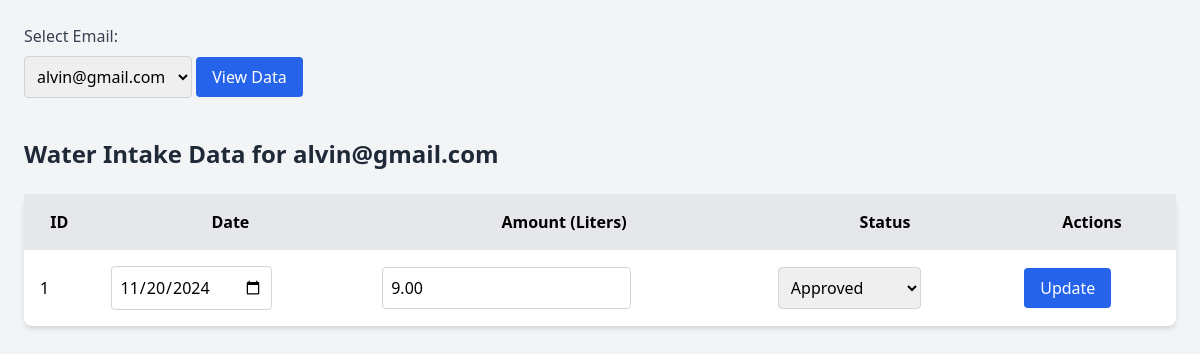
Screenshot of /doctor/water.php?email=alvin@gmail.com (signed in) with the database file from the repository.
### tables this page shows
CREATE TABLE `water_intake_data` (
  `id` int NOT NULL,
  `date` date NOT NULL,
  `amount` decimal(5,2) NOT NULL,
  `email` varchar(255) NOT NULL,
  `status` enum('approved','fair','not approved') DEFAULT 'fair'
);

### doctor/water.php (the view, shortened to what this page needs)
<?php
$host = 'localhost';
$username = 'root';
$password = '';
$dbname = 'nour';
$conn = new mysqli($host, $username, $password, $dbname);
$query = "SELECT DISTINCT email FROM water_intake_data";
$result = $conn->query($query);
$emails = [];
if ($result) {
    while ($row = $result->fetch_assoc()) {
        $emails[] = $row['email'];
    }
}
$data = [];
if (isset($_GET['email'])) {
    $selected_email = $_GET['email'];
    $query = "SELECT * FROM water_intake_data WHERE email = ?";
    $stmt = $conn->prepare($query);
    $stmt->bind_param("s", $selected_email);
    $stmt->execute();
    $result = $stmt->get_result();
    while ($row = $result->fetch_assoc()) {
        $data[] = $row;
    }
}
?>
<!DOCTYPE html>
<html lang="en">
<head>
    <script src="https://cdn.tailwindcss.com"></script>
</head>
<body class="bg-gray-100 p-6">
    <form method="GET" action="">
        <label for="email" class="block text-gray-700">Select Email:</label>
        <select name="email" id="email" class="mt-2 mb-4 p-2 border border-gray-300 rounded">
            <?php foreach ($emails as $email) { ?>
                <option value="<?php echo $email; ?>" <?php echo (isset($_GET['email']) && $_GET['email'] == $email) ? 'selected' : ''; ?>><?php echo $email; ?></option>
            <?php } ?>
        </select>
        <button type="submit" class="bg-blue-600 text-white py-2 px-4 rounded">View Data</button>
    </form>
    <?php if (isset($_GET['email']) && !empty($data)) { ?>
        <h2 class="text-2xl font-semibold text-gray-800 my-6">Water Intake Data for <?php echo htmlspecialchars($selected_email); ?></h2>
        <table class="min-w-full bg-white shadow-md rounded-lg">
            <thead class="bg-gray-200">
                <tr>
                    <th class="p-4">ID</th>
                    <th class="p-4">Date</th>
                    <th class="p-4">Amount (Liters)</th>
                    <th class="p-4">Status</th>
                    <th class="p-4">Actions</th>
                </tr>
            </thead>
            <tbody>
                <?php foreach ($data as $row) { ?>
                    <tr>
                        <form method="POST" action="">
                            <td class="p-4"><?php echo $row['id']; ?></td>
                            <td class="p-4">
                                <input type="date" name="date" value="<?php echo $row['date']; ?>" class="p-2 border border-gray-300 rounded" required>
                            </td>
                            <td class="p-4">
                                <input type="number" name="amount" value="<?php echo $row['amount']; ?>" class="p-2 border border-gray-300 rounded" step="0.01" required>
                            </td>
                            <td class="p-4">
                                <select name="status" class="p-2 border border-gray-300 rounded">
                                    <option value="Approved" <?php echo ($row['status'] == 'Approved') ? 'selected' : ''; ?>>Approved</option>
                                </select>
                            </td>
                            <td class="p-4">
                                <button type="submit" name="update" class="bg-blue-600 text-white py-2 px-4 rounded">Update</button>
                            </td>
                        </form>
                    </tr>
                <?php } ?>
            </tbody>
        </table>
    <?php } elseif (isset($_GET['email']) && empty($data)) { ?>
        <p class="text-red-500">No data available for this email.</p>
    <?php } ?>
</body>
</html>

### rows the page displays
water_intake_data: id "1", date "11/20/2024", amount "9.00"

### other values shown
$selected_email "alvin@gmail.com"
form field email "alvin@gmail.com"
